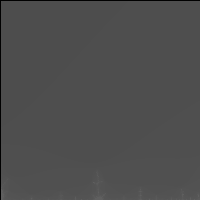
Frame 1 (no input)
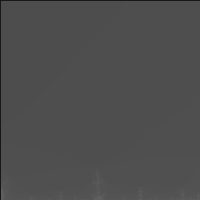
Frame 60 (the mouse pressed at the canvas centre just before this capture)
Frame 120 (the mouse held since frame 60 and released just before this capture): identical to frame 60, image omitted

The Processing sketch that drew these frames (run headless with seeded random() and noise(); from frame 60 on, the mouse is pressed at the canvas centre):

// Processing sketch: manderlbrot
// ── manderlbrot.pde
void setup()
{
  size(200,200);
  background(0);
}
color computeColor(float c)
  {    
    float red = 0;
    float green = 0;
    float blue = 0;
    
    if (c < 0.5) red = c * 2;
    else red = (1.0f - c) * 2;
    
    if (c >= 0.3 && c < 0.8) green = (c - 0.3) * 2;
    else if (c < 0.3) green = (0.3 - c) * 2;
    else green = (1.3 - c) * 2;
    
    if (c >= 0.5) blue = (c - 0.5) * 2;
    else blue = (0.5 - c) * 2;
    
    return color(red*255, green*255, blue*255);
  }
  
  void fractal(float left, float top, float xside, float yside) 
{ 
    float xscale, yscale, zx, zy, cx, tempx, cy; 
    int x, y; 
    int maxx, maxy, count; 
    maxx = width; 
    maxy = height; 
    xscale = xside / maxx; 
    yscale = yside / maxy;  
    rect(0, 0, maxx, maxy); 
    for (y = 1; y <= maxy - 1; y++) { 
        for (x = 1; x <= maxx - 1; x++) 
        { 
            cx = x * xscale + left;
            cy = y * yscale + top; 
            zx = 0; 
            zy = 0; 
            count = 0; 
            while ((zx * zx + zy * zy < 4) && (count < 30)) 
            { 
                tempx = zx * zx - zy * zy + cx; 
                zy = 2 * zx * zy + cy; 
                zx = tempx; 
                count = count + 1; 
            } 
            stroke(count);
            point(x,y);
        } 
    } 
} 
    float left = -1.75, top= -0.25, xside=0.25, yside=0.25;
    
void keyPressed() {
  if (key == CODED) {
    switch(keyCode)
    {
    case DOWN:
top-=0.01;
      break;
    case UP:
    top+=0.01;
      break;
   case LEFT:
    left+=0.05;
   break;
   case RIGHT:
    left-=0.05;
   break;
    }
  }
  else
  {
    switch(key)
    {
      case 'e':
      left-=0.1;
      top-=0.1;
      xside-=0.1;
      yside-=0.1;
      break;
      case 'q':
      left+=0.1;
      top+=0.1;
      xside+=0.1;
      yside+=0.1;
      break;
    }
  }
}
void draw()
{
    fractal(left, top, xside, yside); 
 }
